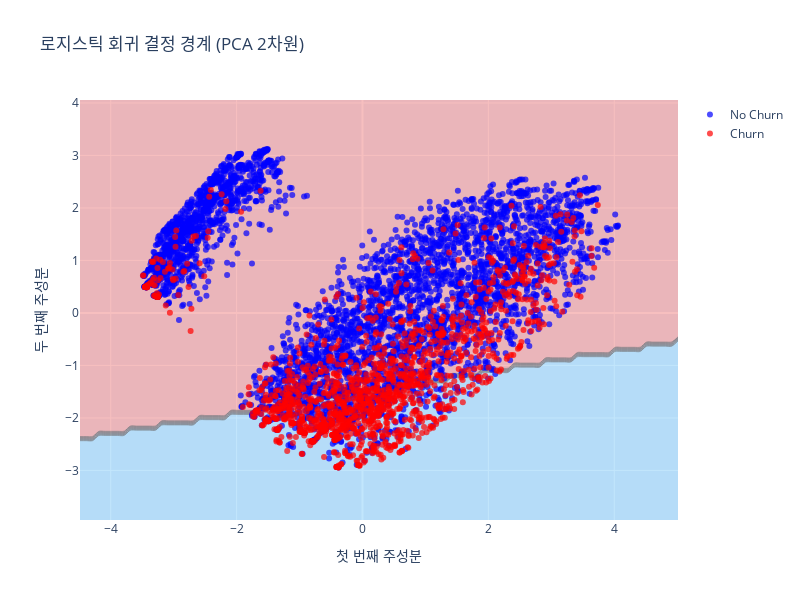

Write notebook code for a chart like this one.
### Markdown cell above
**reshape() 함수를 사용하는 이유**

`Z = Z.reshape(xx.shape)`를 사용하는 이유를 설명하겠습니다.

**현재 상황:**
- `Z`는 격자의 모든 점에 대한 예측 결과로 (7776,) 모양의 1차원 배열
- `xx`, `yy`는 각각 (81, 96) 모양의 2차원 격자 배열

**reshape이 필요한 이유:**
1. **시각화를 위한 형태 변환**: Contour plot을 그리기 위해서는 Z 값이 격자와 같은 2차원 형태여야 함
2. **격자 구조 복원**: 1차원으로 평탄화된 예측 결과를 원래 격자 구조로 되돌림
3. **좌표 매핑**: 각 격자 점의 (x, y) 좌표와 해당 점의 예측값을 올바르게 매핑

**변환 과정:**
- `Z.shape`: (7776,) → (81, 96)
- 이제 `Z[i, j]`는 격자 점 `(xx[i, j], yy[i, j])`에서의 예측값을 의미

이렇게 변환해야만 Plotly의 Contour plot에서 x, y 좌표와 z 값이 올바르게 매핑되어 결정 경계를 정확히 시각화할 수 있습니다.

### Code cell
# 5. Plotly를 사용하여 결정 경계와 데이터 포인트 시각화
fig = go.Figure()

# 결정 경계 (Contour plot)
fig.add_trace(go.Contour(x=xx[0], y=yy[:, 0], z=Z,
                            colorscale=[[0, 'lightcoral'], [1, 'lightskyblue']],
                            showscale=False, opacity=0.5))

# 데이터 포인트 (Scatter plot)
scatter_df = pd.DataFrame({'PCA1': X_pca[:, 0], 'PCA2': X_pca[:, 1], 'Churn': y_train})

# 각 클래스별로 별도로 플롯 추가
for class_value in scatter_df['Churn'].unique():
    class_data = scatter_df[scatter_df['Churn'] == class_value]
    color = 'blue' if class_value == 0 else 'red'
    name = 'No Churn' if class_value == 0 else 'Churn'
    
    fig.add_trace(go.Scatter(
        x=class_data['PCA1'], 
        y=class_data['PCA2'],
        mode='markers',
        marker=dict(color=color, size=6, opacity=0.7),
        name=name,
        showlegend=True
    ))

# 레이아웃 설정
fig.update_layout(
    title='로지스틱 회귀 결정 경계 (PCA 2차원)',
    xaxis_title='첫 번째 주성분',
    yaxis_title='두 번째 주성분',
    width=800,
    height=600
)

fig.show()

### Figure 1 — Plotly figure (JSON) as saved in the notebook; plotly's stock layout.template omitted (floating-point values rounded to 4 significant figures; data arrays with more than 128 entries replaced by an {"elided": "..."} marker saying what was removed)
{"data": [{"colorscale": [[0, "lightcoral"], [1, "lightskyblue"]], "opacity": 0.5, "showscale": false, "type": "contour", "x": [-4.488, -4.388, -4.288, -4.188, -4.088, -3.988, -3.888, -3.788, -3.688, -3.588, -3.488, -3.388, -3.288, -3.188, -3.088, -2.988, -2.888, -2.788, -2.688, -2.588, -2.488, -2.388, -2.288, -2.188, -2.088, -1.988, -1.888, -1.788, -1.688, -1.588, -1.488, -1.388, -1.288, -1.188, -1.088, -0.9876, -0.8876, -0.7876, -0.6876, -0.5876, -0.4876, -0.3876, -0.2876, -0.1876, -0.08762, 0.01238, 0.1124, 0.2124, 0.3124, 0.4124, 0.5124, 0.6124, 0.7124, 0.8124, 0.9124, 1.012, 1.112, 1.212, 1.312, 1.412, 1.512, 1.612, 1.712, 1.812, 1.912, 2.012, 2.112, 2.212, 2.312, 2.412, 2.512, 2.612, 2.712, 2.812, 2.912, 3.012, 3.112, 3.212, 3.312, 3.412, 3.512, 3.612, 3.712, 3.812, 3.912, 4.012, 4.112, 4.212, 4.312, 4.412, 4.512, 4.612, 4.712, 4.812, 4.912, 5.012], "y": [-3.944, -3.844, -3.744, -3.644, -3.544, -3.444, -3.344, -3.244, -3.144, -3.044, -2.944, -2.844, -2.744, -2.644, -2.544, -2.444, -2.344, -2.244, -2.144, -2.044, -1.944, -1.844, -1.744, -1.644, -1.544, -1.444, -1.344, -1.244, -1.144, -1.044, -0.9438, -0.8438, -0.7438, -0.6438, -0.5438, -0.4438, -0.3438, -0.2438, -0.1438, -0.04376, 0.05624, 0.1562, 0.2562, 0.3562, 0.4562, 0.5562, 0.6562, 0.7562, 0.8562, 0.9562, 1.056, 1.156, 1.256, 1.356, 1.456, 1.556, 1.656, 1.756, 1.856, 1.956, 2.056, 2.156, 2.256, 2.356, 2.456, 2.556, 2.656, 2.756, 2.856, 2.956, 3.056, 3.156, 3.256, 3.356, 3.456, 3.556, 3.656, 3.756, 3.856, 3.956, 4.056], "z": {"elided": "81x96 int values"}}, {"marker": {"color": "blue", "opacity": 0.7, "size": 6}, "mode": "markers", "name": "No Churn", "showlegend": true, "type": "scatter", "x": {"elided": "4139 float values"}, "y": {"elided": "4139 float values"}}, {"marker": {"color": "red", "opacity": 0.7, "size": 6}, "mode": "markers", "name": "Churn", "showlegend": true, "type": "scatter", "x": {"elided": "1495 float values"}, "y": {"elided": "1495 float values"}}], "layout": {"height": 600, "title": {"text": "로지스틱 회귀 결정 경계 (PCA 2차원)"}, "width": 800, "xaxis": {"title": {"text": "첫 번째 주성분"}}, "yaxis": {"title": {"text": "두 번째 주성분"}}}}
